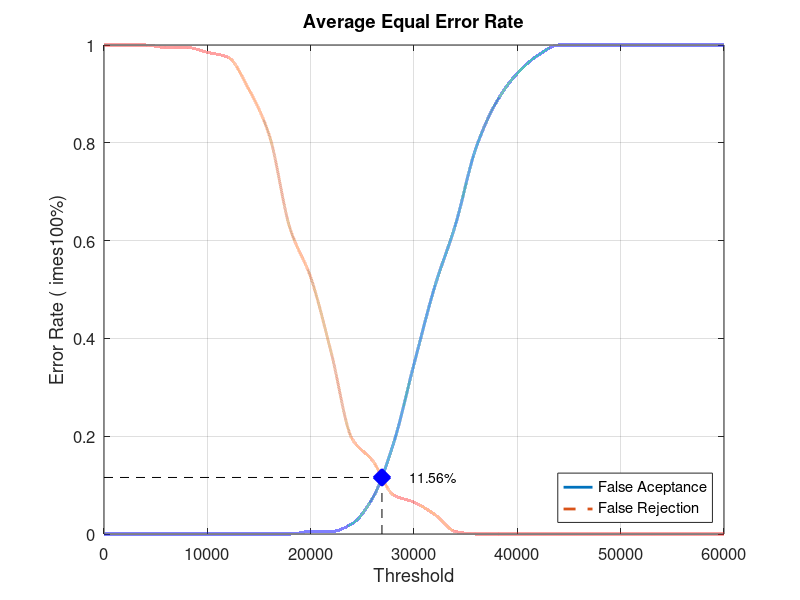
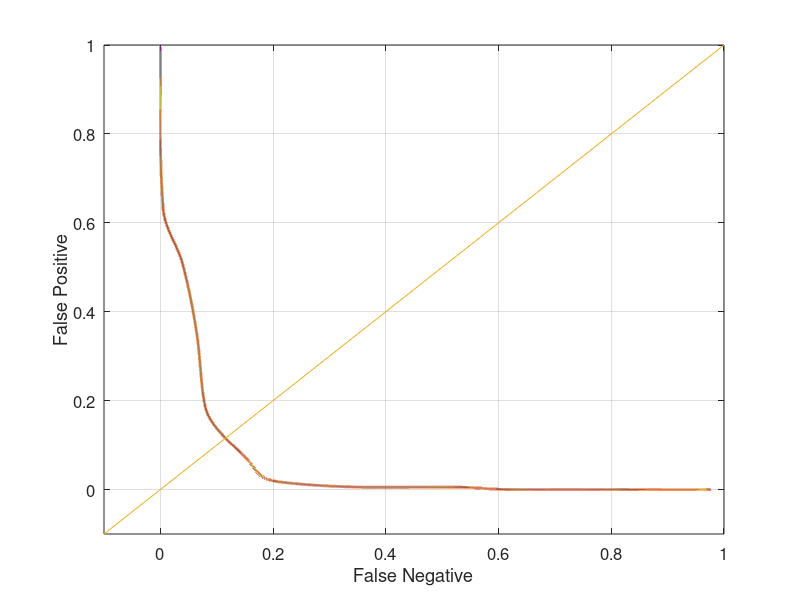

Write MATLAB code to recreate these figures, in order.
close all;
clear;
clc;
x = 0:2000:60000;
xq = 0:0.5:60000;

y0 = [0 0 0 0 0 0 0 0 0 0 0.00526316 0.00526316 0.0210526 0.0736842 0.184211 0.347368 0.505263 0.631579 0.789474 0.884211 0.942105 0.978947 1 1 1 1 1 1 1 1 1]
yy0 = interp1(x, y0, xq, 'pchip');
y1 = [1 1 1 0.995 0.995 0.985 0.975 0.91 0.815 0.625 0.525 0.37 0.195 0.15 0.08 0.065 0.04 0.005 0 0 0 0 0 0 0 0 0 0 0 0 0]
yy1 = interp1(x, y1, xq, 'pchip');

% Calculating EER: 
y2 = abs(y0 - y1);
find(y2 == min(y2))
yy2 = abs(yy0 - yy1);
xEER = find(yy2 == min(yy2));
xEERIndex = xq(xEER) % X-axis EER
yEER = yy0(xEER) % Y-axis EER

main = figure
plot(xq, yy0,'-','LineWidth', 2);	hold on
plot(xq, yy1,'--','LineWidth', 2);	hold on
plot([xEERIndex xEERIndex], [0 yEER], 'k--');	hold on
plot([0 xEERIndex], [yEER yEER], 'k--');	hold on
plot(xEERIndex, yEER, 'bx', 'LineWidth', 10);	hold on
text(xEERIndex + 10 * xEERIndex / 100, yEER, [num2str(round((10000 * yEER)) / 100) '%'])
legend('False Aceptance', 'False Rejection', 'Location', 'SouthEast')
xlabel('Threshold')
ylabel('Error Rate (	imes100%)')
title('Average Equal Error Rate')
set(gca, 'FontSize', 12)
axis([0 60000 0 1])
grid on

print(main, 'Database1_1Main', '-dpng');
FNRxFPR = figure('Color', [1 1 1]);
plot(yy1, yy0, '-', yy1, yy0, 'LineWidth', 2);
hold on
y = -0.1:0.1:1
plot(y, y); 
set(gca, 'FontSize', 12)
xlabel('False Negative')
ylabel('False Positive')
axis([-0.1 1 -0.1 1])
set(gca, 'FontSize', 12)
grid on

print(FNRxFPR, 'Database1_1FNRxFPR','-dpng');
